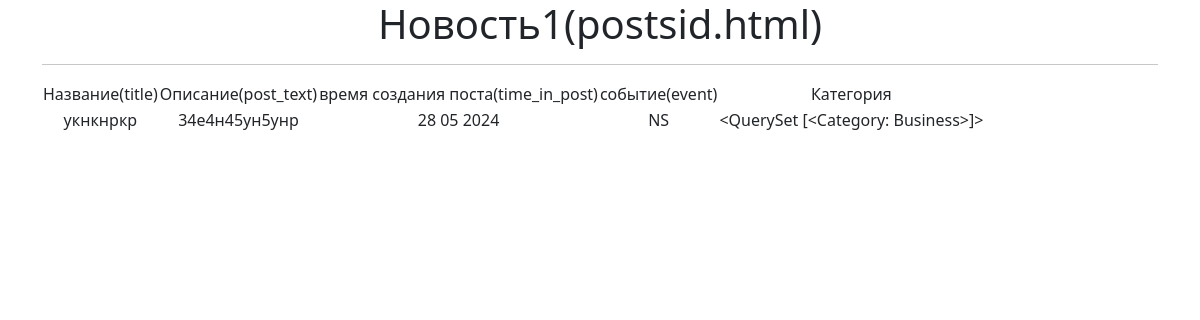
Page /post_create/news/42/ on the committed database.
### news/models.py (models this page shows, shortened)
class Post(models.Model):
    news = "NS"
    papers = "PP"
    event_choose = [(news, "Новость"), (papers, "Статья")]
    post_author = models.ForeignKey(Author, on_delete=models.CASCADE)
    categories = models.ManyToManyField(Category, through=PostCategory)
    time_in_post = models.DateTimeField(auto_now_add=True)
    event = models.CharField(choices=event_choose, max_length=2)
    title = models.CharField(max_length=199)
    post_text = models.TextField()
    post_rating = models.IntegerField(default=0)

class Category(models.Model):
   objects = None
   name = models.CharField(max_length=128, unique=True)  # максмиальная длина 128 знаков, уникальное поле
   subscribers = models.ManyToManyField(User, blank=True, related_name='categories')
   def __str__(self):
       return self.name

### news/views.py (the view)
# urls.py: path('<int:pk>/', PostsDetail.as_view()),
class PostsDetail(DetailView):#показывает по id ключу  по ссылке news\urls.py  path('<int:pk>', PostsDetail.as_view()),
    model = Post
    template_name = 'posts.html'
    context_object_name = 'posts'

### templates/postsid.html (shortened to what this page needs)
{% extends 'flatpages/default.html' %}
{% block content %}
<h1>Новость1(postsid.html)</h1>
{% if postsid %}
<hr>
<table>
	<tr>
			<td>Название(title)</td>
			<td>Описание(post_text)</td>
			<td>время создания поста(time_in_post)</td>
			<td>событие(event)</td>
			<td>Категория</td>
		</tr>
		<tr>
			<td>{{ postsid.title }}</td>
			<td>{{ postsid.post_text }}</td>
			<td>{{ postsid.time_in_post|date:'d m Y' }}</td>
			<td>{{ postsid.event }}</td>
			<td>{{ postsid.categories.all }}</td>
</table>
{% else %}
       <h2>новостей нет!</h2>
   {% endif %}
{% endblock content %}

### rows in the picture
Post: title "укнкнркр", post_text "34е4н45ун5унр", time_in_post "28 05 2024", event "NS", categories.all "<QuerySet [<Category: Business>]>"
